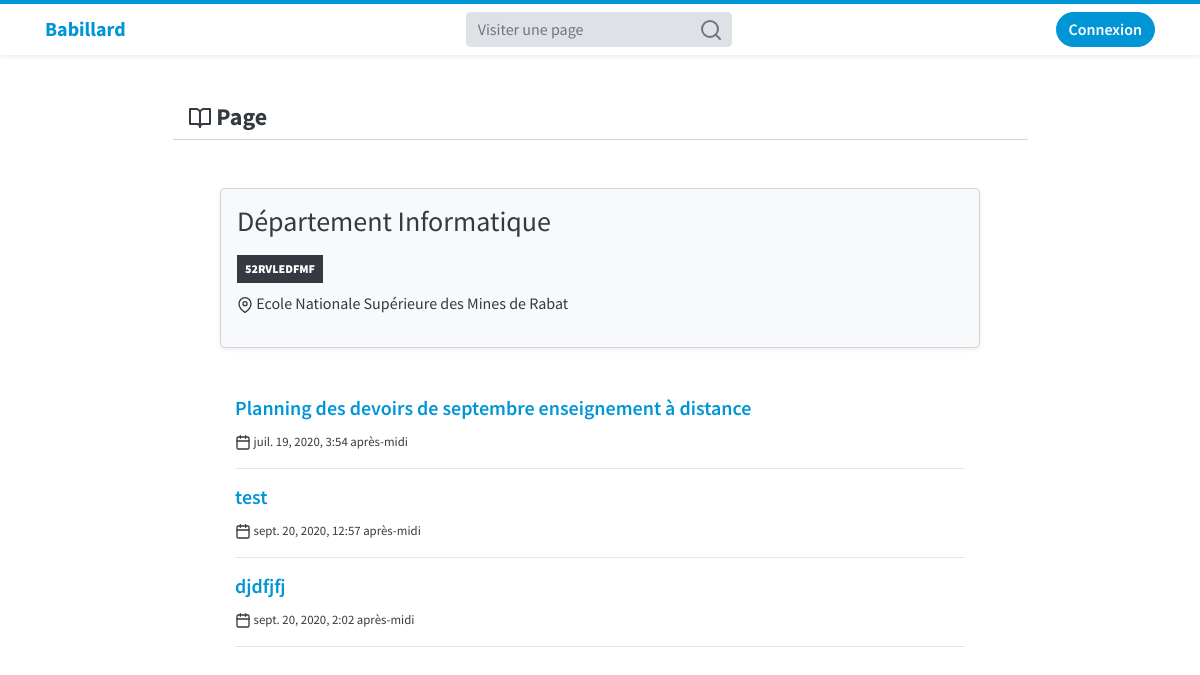
The app's page /page/8/, older data.
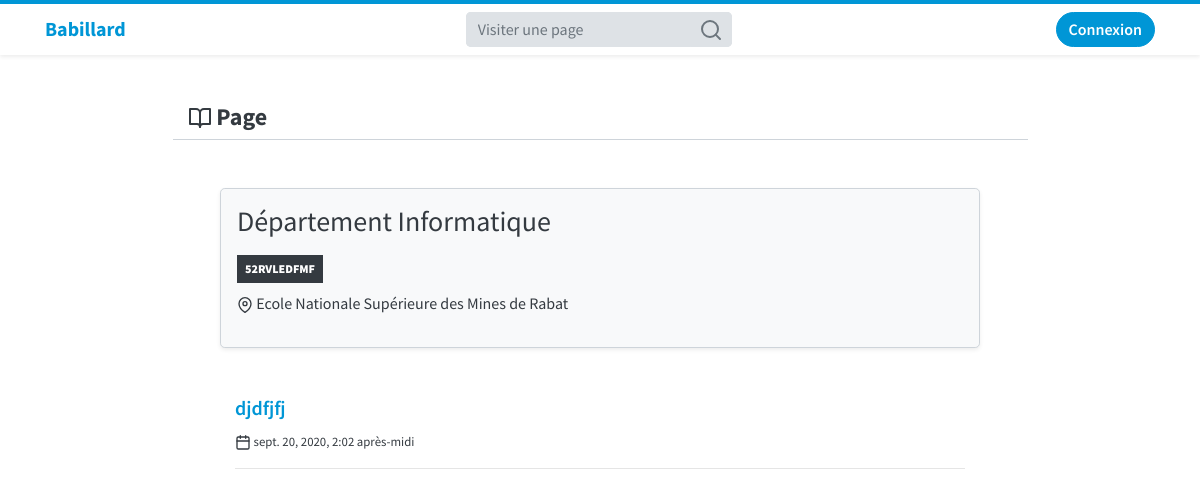
The same page, newer data.
### pages/models.py (models this page shows, shortened)
class Page(models.Model):
	name = models.CharField(max_length=150, verbose_name='Nom de la page')
	user = models.ForeignKey(User, on_delete=models.CASCADE)
	organisme = models.CharField(max_length=150, verbose_name="Nom de l'organisme (facultatif)", blank=True)
	code = models.CharField(max_length=10, default='0000000000')
	private = models.BooleanField(default=False, verbose_name="Page privé", help_text="Seuls les utilisateurs autorisés peuvent visiter la page et voir ses annonces")
	members = models.ManyToManyField(User, related_name='members', blank=True)
	abonn = models.ManyToManyField(User, related_name='abonn', blank=True)
	login_req = models.BooleanField(default=False, verbose_name="Authentification requise", help_text="Cochez cette case si les utilisateurs annonymes ne sont pas autorisés à visiter la page et voir ses annonces")

class Annonce(models.Model):
	title = models.CharField(max_length=255, verbose_name="Titre de l'annonce")
	content = models.TextField(verbose_name="Contenu")
	page = models.ForeignKey(Page, on_delete=models.CASCADE)
	date_posted = models.DateTimeField(auto_now_add=True)
	date_archive = models.DateTimeField(blank = True , null = True , verbose_name = "Date d'archivage (facultative)", help_text="Une annonce archivée ne sera plus visible que pour vous (dans l'archive de la page)")
	archive = models.BooleanField(default = False)

### pages/views.py (the view)
# urls.py: path('page/<int:page_id>/', pages_views.page, name='page'),
def page(request, page_id):
	page = Page.objects.get(id=page_id)
	if page.login_req and not request.user.is_authenticated:
		return redirect('login')
	if page.private and request.user not in page.members.all():
		raise PermissionDenied
	if page.user == request.user:
		template = "page_back.html"
	else:
		template = "page_front.html"
	return render(request, template, {'page': page})

### users/forms.py
class UpdateForm(forms.ModelForm):
	class Meta:
		model = User
		fields = ['username', 'first_name', 'last_name', 'email']

### users/views.py (called while the page is built)
def update_form(request):
	if request.user.is_authenticated:
		instance = request.user
		up_form = UpdateForm(instance = instance)
	else:
		up_form = UpdateForm()
	return {'up_form': up_form}

### templates/page_front.html (shortened to what this page needs)
{% extends 'home.html' %}
{% block main %}
	    <div class="row justify-content-center mt-5">
	      <div class="col-md-9 border-bottom">
	        <h4><strong> Page</strong></h4>
	      </div>
	    </div>
	    <div class="row justify-content-center py-5">
	    <div class="col-md-8 bg-light shadow-sm rounded p-3 border">
	    <div class="row">
	    <div class="col-md-9">
	      <p class="m-0"><h3 class="d-inline">{{page.name}}</h3>
	      </p>
	      <h3 class="badge badge-dark p-2 rounded-0"><strong>{{page.code}}</strong></h3>
	      {% if page.organisme %}
	      <p> {{page.organisme}}</p>
	      {% endif %}
	      </div>
	      <div class="col-md-3 text-right">
	      </div>
	      </div>
	    </div>
		</div>
		<div class="row justify-content-center pb-5">
			<div class="col-md-8">
			  	{% for ann in page.annonce_set.all %}
			  	{% if not ann.archive %}
			  	<a href="{% url 'annonce' ann.id %}"><h5 class="font-weight-bold">{{ann.title}}</h5></a>
			  	<p><small> {{ann.date_posted}}</small>
			  	</p>
			  	<hr>
			  	{% endif %}
			  	{% endfor %}
			  </div>
			</div>
			</div>
		</div>
{% endblock main %}

### templates/home.html (shortened to what this page needs)
{% extends 'base.html' %}
{% load static %}
{% load crispy_forms_tags %}
{% block content %}
    <nav class="navbar navbar-light bg-white navbar-border sticky-top shadow-sm">
    <div class="container">
      <a class="navbar-brand text-primary" href="{% url 'home' %}"><strong>Babillard</strong></a>
      <form method="GET" action="{% url 'search' %}" class="order-2 order-md-1 mt-2 mt-md-0">
        <div class="input-group bg-secondary rounded">
          <input class="form-control border-0 bg-secondary" placeholder="Visiter une page" name="search" type="search" required>
          <span class="input-group-append">
            <button class="btn btn-secondary rounded-right py-0 px-2" type="submit">
              <svg xmlns="http://www.w3.org/2000/svg" width="24" height="24" viewBox="0 0 24 24" fill="none" stroke="currentColor" stroke-width="2" stroke-linecap="round" stroke-linejoin="round" class="text-muted"><circle cx="11" cy="11" r="8"></circle><line x1="21" y1="21" x2="16.65" y2="16.65"></line></svg>
            </button>
          </span>
        </div>
      </form>
      {% if user.is_authenticated %}
      	<div class="dropleft order-1 order-md-2">
      	  <a class="text-dark" type="button" id="dropdownMenuButton" data-toggle="dropdown" aria-haspopup="true" aria-expanded="false">
      	  	<span class="font-weight-bold">{{user.first_name}}</span>
      	   <svg xmlns="http://www.w3.org/2000/svg" width="20" height="20" viewBox="0 0 24 24" fill="none" stroke="currentColor" stroke-width="2" stroke-linecap="round" stroke-linejoin="round" class="text-primary"><line x1="3" y1="12" x2="21" y2="12"></line><line x1="3" y1="6" x2="21" y2="6"></line><line x1="3" y1="18" x2="21" y2="18"></line></svg>
      	  </a>
      	  <div class="dropdown-menu shadow" aria-labelledby="dropdownMenuButton">
      	    <a class="dropdown-item" type="button" data-toggle="modal" data-target="#profil"><svg xmlns="http://www.w3.org/2000/svg" width="18" height="18" viewBox="0 2 24 24" fill="none" stroke="currentColor" stroke-width="2" stroke-linecap="round" stroke-linejoin="round" class="feather feather-user"><path d="M20 21v-2a4 4 0 0 0-4-4H8a4 4 0 0 0-4 4v2"></path><circle cx="12" cy="7" r="4"></circle></svg> Profil</a>
      	    <a class="dropdown-item" type="button" data-toggle="modal" data-target="#pages"><svg xmlns="http://www.w3.org/2000/svg" width="18" height="18" viewBox="0 2 24 24" fill="none" stroke="currentColor" stroke-width="2" stroke-linecap="round" stroke-linejoin="round" class="feather feather-grid"><rect x="3" y="3" width="7" height="7"></rect><rect x="14" y="3" width="7" height="7"></rect><rect x="14" y="14" width="7" height="7"></rect><rect x="3" y="14" width="7" height="7"></rect></svg> Pages</a>
      	    <a class="dropdown-item" type="button" data-toggle="modal" data-target="#abonnements"><svg xmlns="http://www.w3.org/2000/svg" width="18" height="18" viewBox="0 2 24 24" fill="none" stroke="currentColor" stroke-width="2" stroke-linecap="round" stroke-linejoin="round" class="feather feather-rss"><path d="M4 11a9 9 0 0 1 9 9"></path><path d="M4 4a16 16 0 0 1 16 16"></path><circle cx="5" cy="19" r="1"></circle></svg> Abonnements</a>
      	    <div class="dropdown-divider"></div>
      	     <a class="dropdown-item text-danger" href="{% url 'logout' %}"><svg xmlns="http://www.w3.org/2000/svg" width="18" height="18" viewBox="0 2 24 24" fill="none" stroke="currentColor" stroke-width="2" stroke-linecap="round" stroke-linejoin="round" class="feather feather-log-out"><path d="M9 21H5a2 2 0 0 1-2-2V5a2 2 0 0 1 2-2h4"></path><polyline points="16 17 21 12 16 7"></polyline><line x1="21" y1="12" x2="9" y2="12"></line></svg> Quitter</a>
      	  </div>
      	</div>
      {% else %}
      <a href="{% url 'login' %}" class="btn btn-primary rounded-pill order-1 order-md-2">Connexion</a>
      {% endif %}
    </div>
    </nav>
    <div class="container">
      {% block main %}{% endblock main %}
{% endblock content %}

### templates/base.html (shortened to what this page needs)
{% load static %}
<!DOCTYPE html>
<html lang="fr">
  <head>
    <link rel="stylesheet" href="{% static 'css/bootstrap/bootstrap.min.css' %}">
  </head>
  <body>
    <div class="container-fluid px-0">
      {% block content %} {% endblock content %}
  </body>
</html>

### templates/base.html (style rules this page uses)
.navbar-border { border-top: 4px solid #0096D6; }

Row changes from the older to the newer data that the page shows:
no longer on this page (row edited): Annonce: title "Planning des devoirs de septembre enseignement à distance", date_posted "juil. 19, 2020, 3:54 après-midi"
removed Annonce: title "test", date_posted "sept. 20, 2020, 12:57 après-midi"
